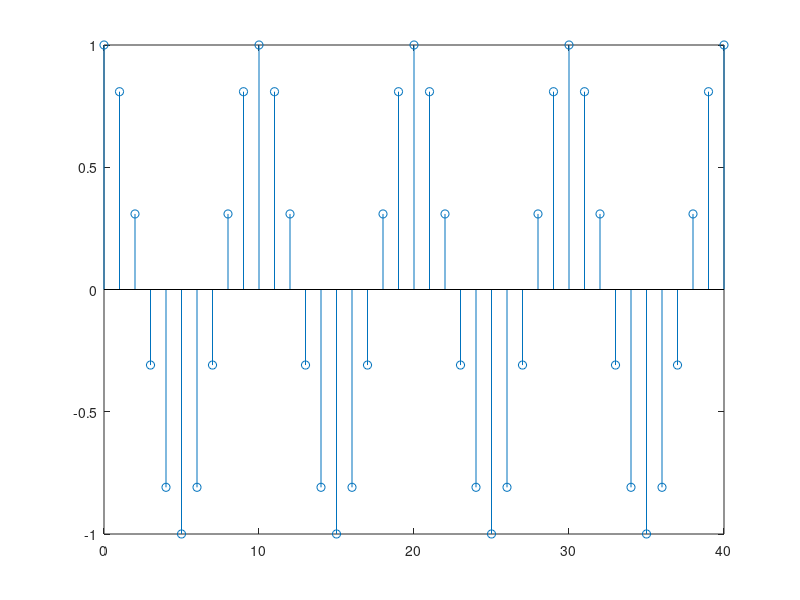
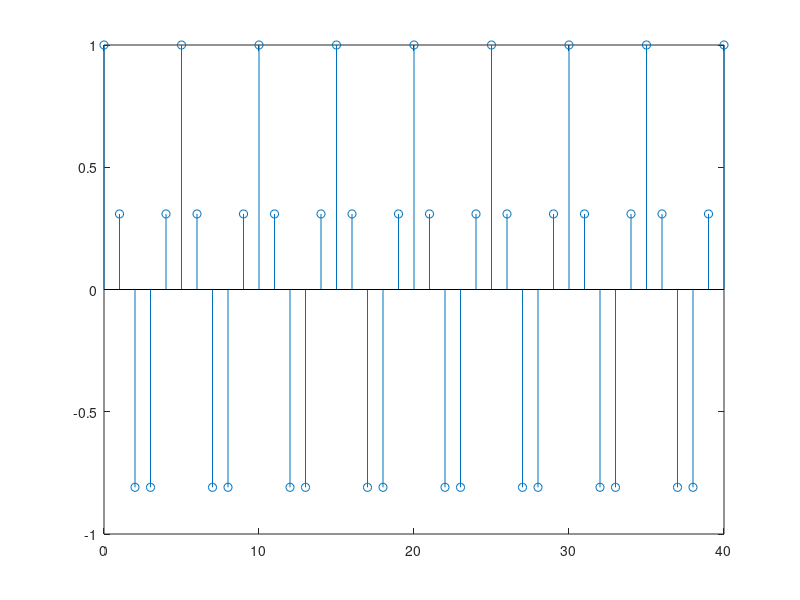

These figures' MATLAB source, in order:
clear all
close all
clc

n = 0:1:40;
fc1 = 1,fc2 = 2,Ts=0.1;
t = 0:Ts:4;
x = cos(2*pi*fc1*Ts*n);
figure()
stem(n,x)
x2 =cos(2*pi*fc2*Ts*n);
figure()
stem(n,x2)